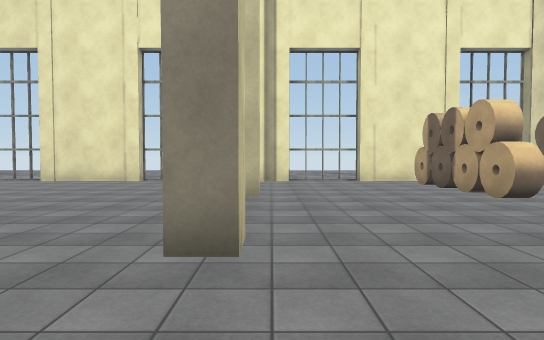
[1] (above)

16 first-person views from a walk through a 3-D level made in the Unity game engine. The camera is 1.5 m above the floor, tilts 2° down and sees 75° across. The floor is counted in squares, 2 m on a side. Each view is taken from the middle of a square. On the plan, view 1 faces up. The plan holds only what a view shows up to about 11 squares ahead; the rest is blank. The place goes on beyond the plan. Some surface patterns are stand-ins.

[2]
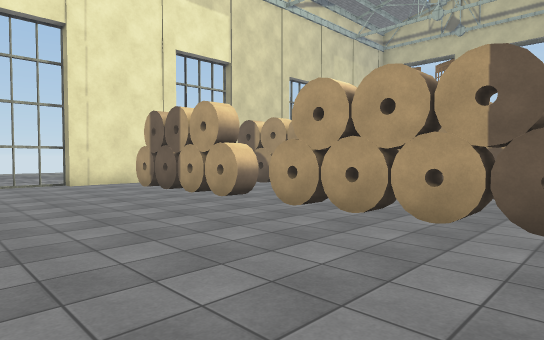

[3]
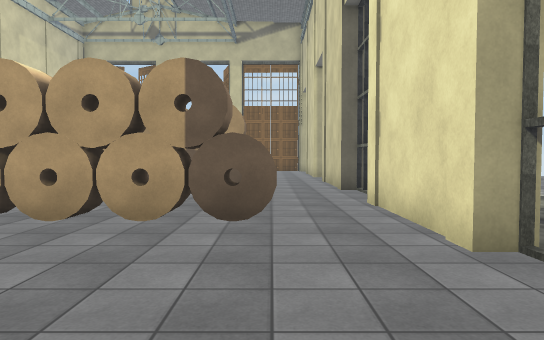

[4]
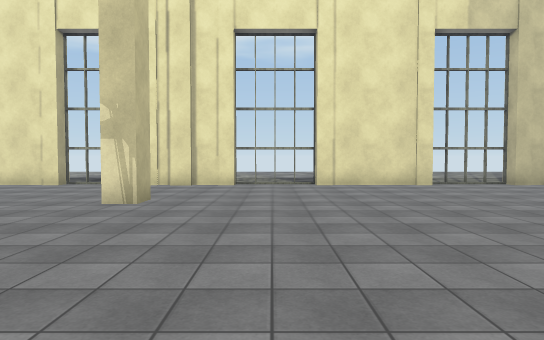

[5]
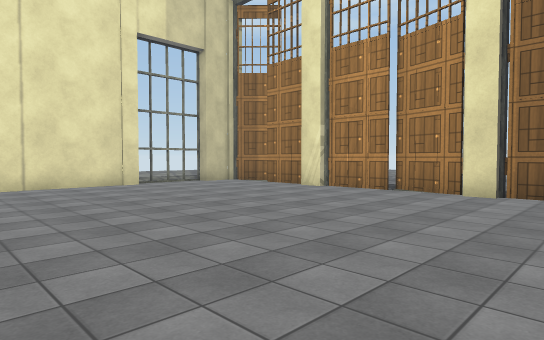

[6]
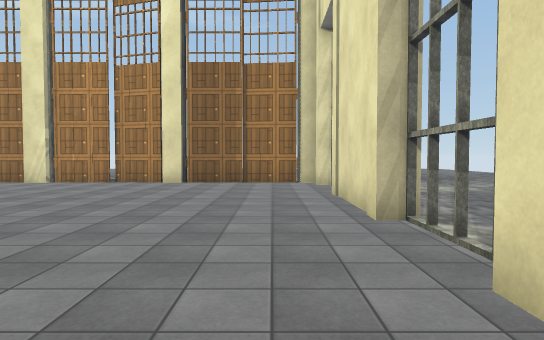

[7]
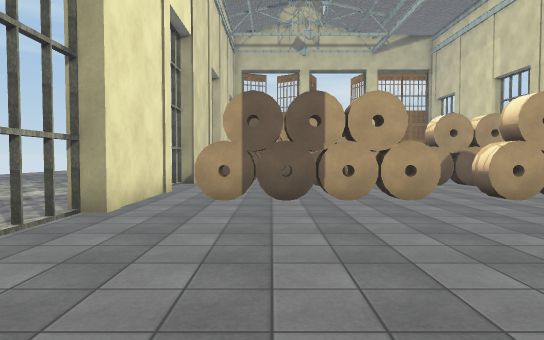

[8]
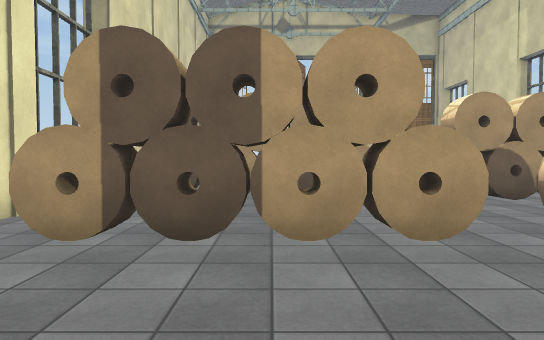

[9]
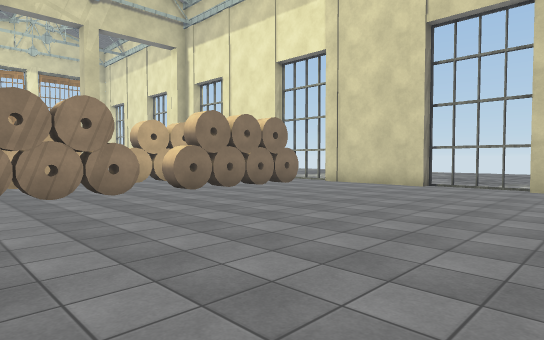

[10]
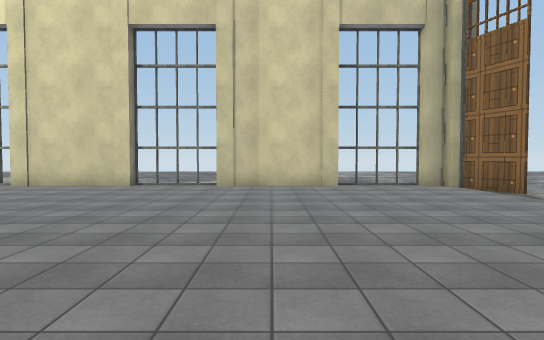

[11]
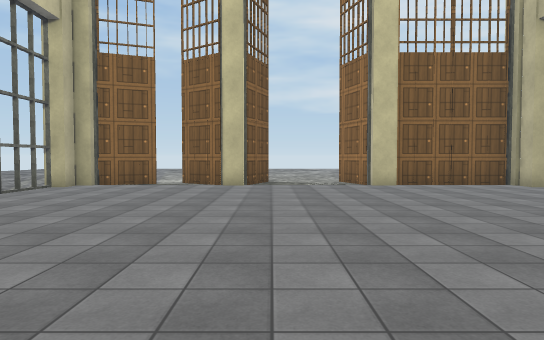

[12]
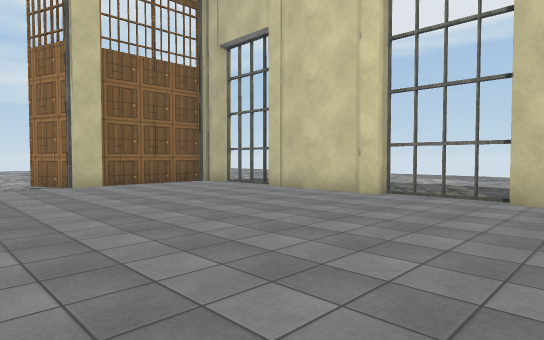

[13]
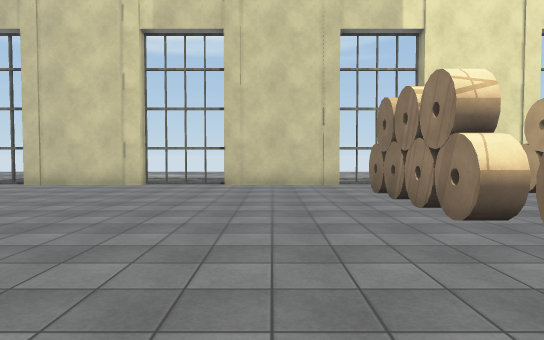

[14]
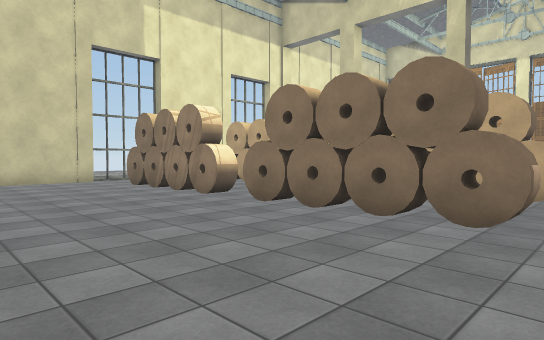

[15]
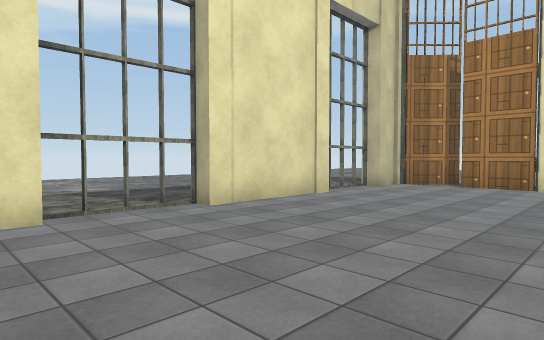

[16]
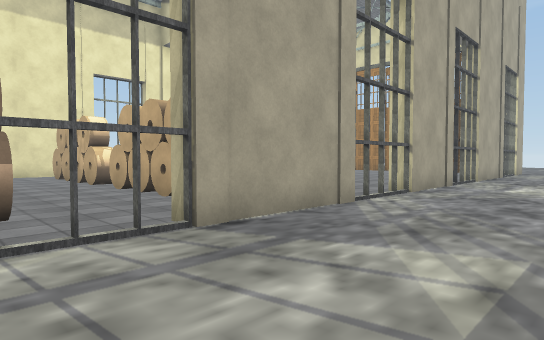

### Floor plan
Points are (right, up) in squares from view 1. A wall is a line through its corners. A room is listed if a view was taken in it or the views show most of it. See-through windows are left out.
Room 1 (views 1, 2, 3, 4, 5, 6, 7, 8, 9, 10, 11, 12, 13, 14, 15)
walls: (-0.2, 3.3) (-0.2, 2.7) (-0.8, 2.7) (-0.8, 3.3) (-0.2, 3.3); (2.8, -0.6) (5.9, -0.6); (8.2, -0.6) (11.4, -0.6); (5.9, 11.7) (5.9, 11.3) (2.8, 11.3); (0.5, 11.7) (0.5, 11.2); (-2, -0.6) (0.4, -0.6); (-1.5, 11.3) (-2, 11.3); (11.3, 11.7) (11.3, 11.3) (8.2, 11.3); (13.5, -0.6) (16.7, -0.6); (-4.2, 11.3) (-7.4, 11.3); (16.8, 11.3) (13.5, 11.3); (-7.4, -0.6) (-4.2, -0.6); (19.5, 6.8) (19.5, 7.4); (19.5, 2.6) (19.5, 3.3); (19.8, 7.4) (20.6, 8.7); (19, -0.6) (19.8, -0.6) (19.8, 2.6); (-10.5, 3.3) (-10.5, 2.6); (19.5, 10.8) (19.5, 11.3) (19, 11.3) (19, 11.9); (-10.5, 7.4) (-10.5, 6.7); (-10.7, 5.1) (-10.7, 3.3); (-10.7, 6.7) (-11.2, 5); (-10.7, 2.7) (-10.7, 1); (20.3, 9.3) (19.7, 10.8); (-10.7, 9.1) (-10.7, 7.2); (-10.7, 10.8) (-10.9, 9.1); (-10.8, -0.6) (-9.6, -0.6); (-10.5, 11.4) (-10.5, 10.7); (-11.9, 0.7) (-10.7, -0.5)
ways out: opening at (-8.5, -1) to room 2; opening at (-3.5, -1) to room 2; opening at (-3.5, 12) to room 2; opening at (1.5, -1) to room 2; opening at (1.5, 12) to room 2; opening at (7, -1) to room 2; opening at (7, 12) to room 2; opening at (12.5, -1) to room 2; opening at (12.5, 12) to room 2; opening at (17.5, -1) to room 2; opening at (20, 9) to room 2; opening at (20.5, 5) to room 2; gap at (-2, -1) to room 2; gap at (-2, 12) to room 2; gap at (3, -1) to room 2; gap at (3, 12) to room 2; gap at (6, -1) to room 2; gap at (6, 12) to room 2; gap at (18, 12) to room 2; gap at (19, -1) to room 2
objects: other object (4, 1) to (4, 2); other object (4, 3); other object (4, 4); other object (4, 5); other object (4, 6) to (4, 7); other object (4, 8); other object (4, 9); other object (4, 10); other object (7, 1); other object (7, 2) to (7, 3); other object (7, 4); other object (7, 5) to (8, 5); other object (7, 6) to (8, 7); other object (7, 8) to (7, 9); other object (7, 10)
Room 2 (view 16)
walls: (-2, 11.7) (0.5, 11.7); (-4.2, 11.9) (-4.2, 11.3); (2.8, 11.3) (2.8, 11.7) (5.9, 11.7); (8.2, 11.3) (8.2, 11.8); (-4.2, -0.6) (-4.2, -1.1); (-2, -1.1) (-2, -0.6); (-9.6, -0.6) (-9.6, -1.1); (2.8, -1.1) (2.8, -0.6); (8.2, -1.1) (8.2, -0.6); (13.5, -1.1) (13.5, -0.6); (19.7, 10.8) (19.5, 10.8); (19.5, 3.3) (19.6, 3.3) (21.3, 3.9); (21.1, 6.2) (19.8, 6.7); (19, -1) (19, -0.6)
ways out: opening at (-8.5, -1) to room 1; opening at (-3.5, -1) to room 1; opening at (-3.5, 12) to room 1; opening at (1.5, -1) to room 1; opening at (1.5, 12) to room 1; opening at (7, -1) to room 1; opening at (7, 12) to room 1; opening at (12.5, -1) to room 1; opening at (12.5, 12) to room 1; opening at (17.5, -1) to room 1; opening at (20, 9) to room 1; opening at (20.5, 5) to room 1; gap at (-2, -1) to room 1; gap at (-2, 12) to room 1; gap at (3, -1) to room 1; gap at (3, 12) to room 1; gap at (6, -1) to room 1; gap at (6, 12) to room 1; gap at (18, 12) to room 1; gap at (19, -1) to room 1

Positions as (right, up) in squares from view 1, and headings:
1: (0, 0), facing up
2: (0, 1), facing up-right
3: (0, 1), facing right
4: (-3, 9), facing down
5: (-3, 9), facing down-left
6: (0, 10), facing left
7: (-2, 9), facing right
8: (1, 8), facing right
9: (15, 2), facing up-left
10: (15, 2), facing up
11: (10, 6), facing right
12: (10, 6), facing down-right
13: (10, 9), facing down
14: (12, 11), facing down-left
15: (-1, 4), facing down-left
16: (8, 15), facing down-left
